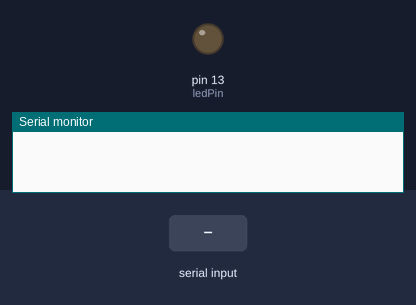
Bench run of a sketch on a simulated Arduino Uno, built with avr-gcc and run on an emulated ATmega328P. On the bench: output pins drawn as LEDs (lit = HIGH), the last lines printed to the serial monitor. The inputs (shaded band) are chosen by the test bench.

Above: at 1.2 s.
1.3 s: "a" received over Serial
At 2.1 s:
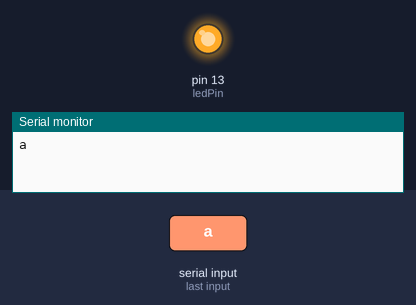
2.8 s: "b" received over Serial
At 3.2 s:
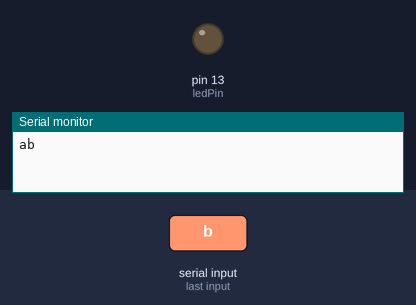
Timing chart, 0 to 5.8 s (numbered marks = the images above; inputs shaded):
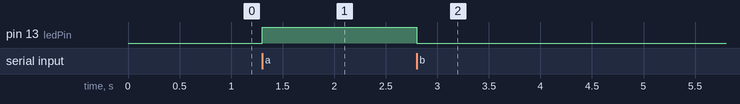

Measured:
- after the input at 1.3 s, pin 13 (ledPin): LOW → HIGH at once
- after the input at 2.8 s, pin 13 (ledPin): HIGH → LOW at once

The sketch:

home_ino.ino
```cpp
int ledPin = 13; // Porta do LED embutido no Arduino UNO
char valor;
void setup()
{
  Serial.begin(9600); // Iniciando a porta serial
  pinMode(ledPin, OUTPUT); // Iniciando a porta do LED
}

void loop()
{
  if(Serial.available() > 0) {  // Se a porta estiver disponível ...
    valor = Serial.read();
    Serial.print(valor);
    if(valor == 'a'){
      digitalWrite(ledPin, HIGH);
    }
    if(valor == 'b'){
      digitalWrite(ledPin, LOW);
    }

  }


}
```
